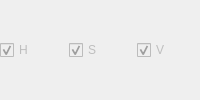
                <widget class="QWidget" name="page_27">
                 <layout class="QGridLayout" name="gridLayout_34">
                  <property name="leftMargin">
                   <number>0</number>
                  </property>
                  <property name="topMargin">
                   <number>0</number>
                  </property>
                  <property name="rightMargin">
                   <number>0</number>
                  </property>
                  <property name="bottomMargin">
                   <number>0</number>
                  </property>
                  <item row="0" column="0">
                   <layout class="QHBoxLayout" name="horizontalLayout_3">
                    <item>
                     <widget class="QCheckBox" name="checkBox_B_2">
                      <property name="enabled">
                       <bool>false</bool>
                      </property>
                      <property name="text">
                       <string>H</string>
                      </property>
                      <property name="checked">
                       <bool>true</bool>
                      </property>
                     </widget>
                    </item>
                    <item>
                     <widget class="QCheckBox" name="checkBox_G_2">
                      <property name="enabled">
                       <bool>false</bool>
                      </property>
                      <property name="text">
                       <string>S</string>
                      </property>
                      <property name="checked">
                       <bool>true</bool>
                      </property>
                     </widget>
                    </item>
                    <item>
                     <widget class="QCheckBox" name="checkBox_R_2">
                      <property name="enabled">
                       <bool>false</bool>
                      </property>
                      <property name="text">
                       <string>V</string>
                      </property>
                      <property name="checked">
                       <bool>true</bool>
                      </property>
                     </widget>
                    </item>
                   </layout>
                  </item>
                 </layout>
                </widget>
